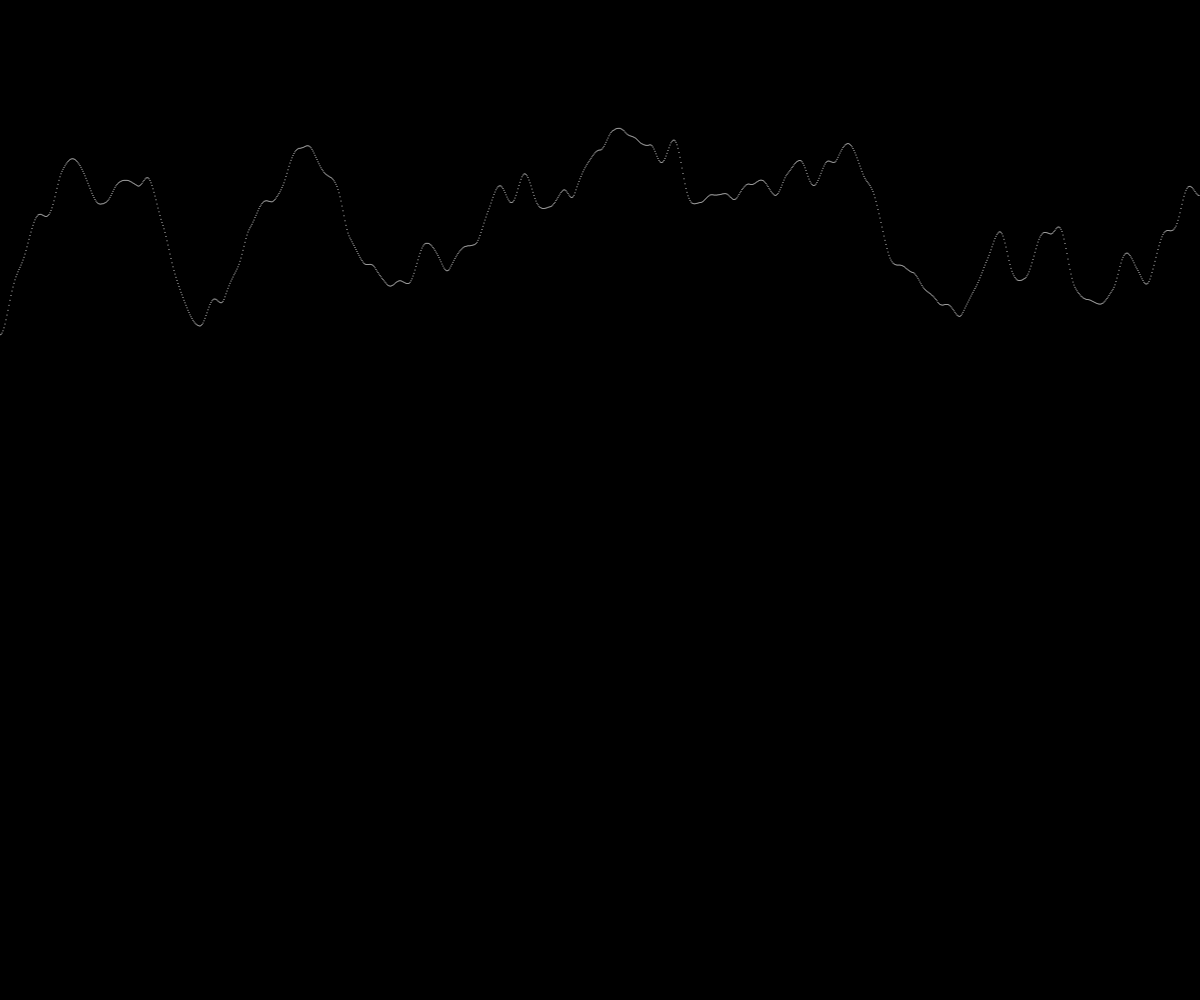
Frame 1 (no input)
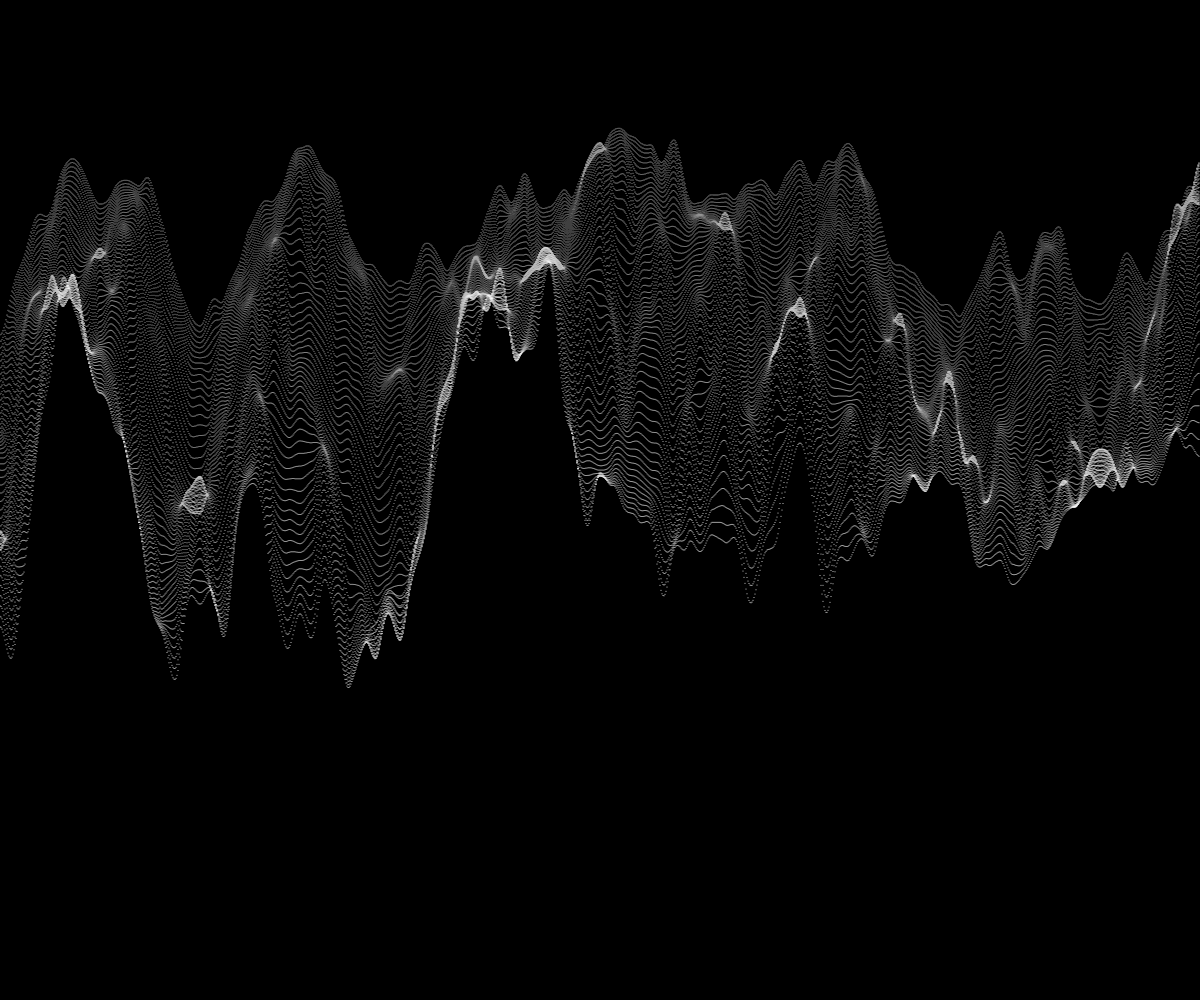
Frame 60 (no input)
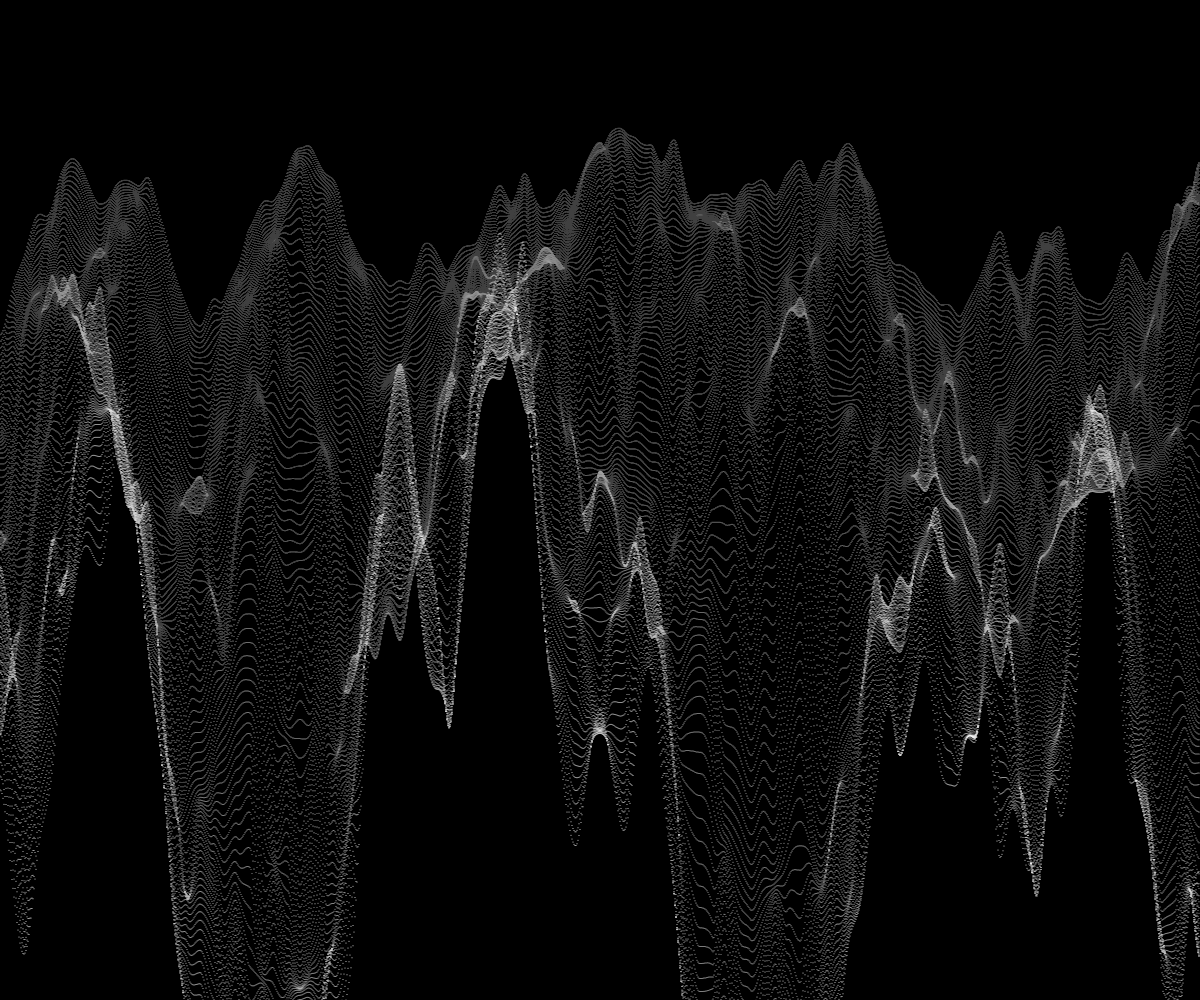
Frame 120 (the mouse pressed at the canvas centre since frame 60)

The p5.js sketch that drew these frames (run headless with seeded random() and noise() and a simulated clock; from frame 60 on, the mouse is pressed at the canvas centre):

// p5.js sketch
// ── sketch.js
let y = 0;
let dir = 10;

function setup() {
  createCanvas(windowWidth, windowHeight);
  y = height / 2;
  background(0);
}

function draw() {
  background(0, 2);
  noStroke();
  fill(255);

  for (let i = 0; i < width; i++) {
    const noisey = noise(i * 0.01, frameCount * 0.01);
    ellipse(i, y * noisey, 1, 1);
  }

  if (y > height  && dir === 10) {
    dir = -10;
  }
  if (y < height * 2 && dir === -10) {
    dir = 10;
  }

  y += dir;
}
